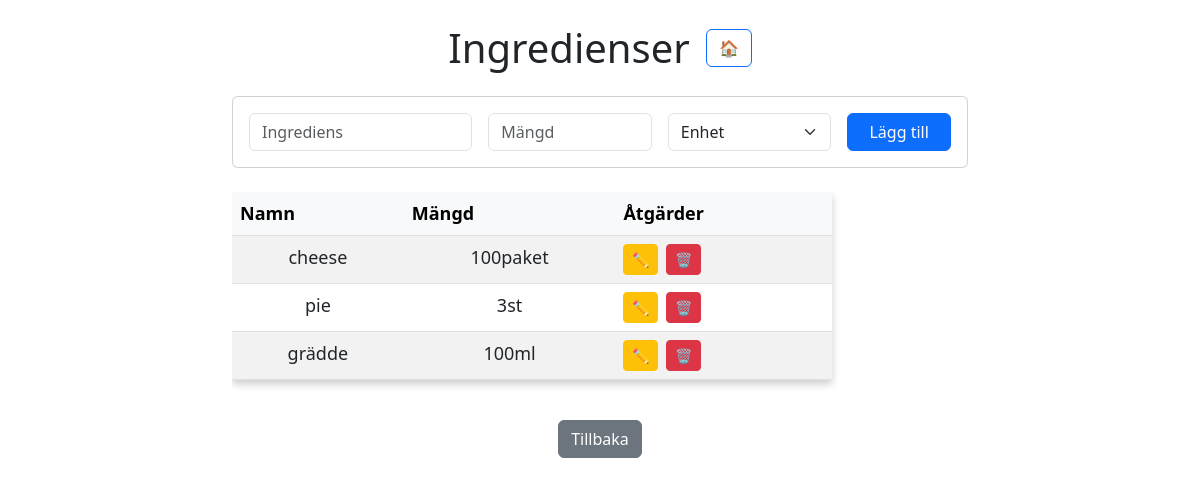
Screenshot of /user/3/recipebank/5/ingredients with the database file from the repository.
### models/ingredient.py (models this page shows)
class Ingredient(db.Model):
    __tablename__ = 'ingredient'
    id = db.Column(db.Integer(), primary_key=True)
    name = db.Column(db.String(200), nullable=False)
    amount = db.Column(db.Integer())
    unit = db.Column(db.String(5))
    recipe_id = db.Column(db.Integer(), db.ForeignKey('recipe.id', ondelete="CASCADE"), nullable=True)
    unitsWeight = {'g':1, 'hg':100, 'kg':1000} #Valid weight units
    unitsVolume = {'krm':1, 'tsk':5, 'msk':15, 'ml':1, 'cl':10, 'dl':100, 'l':1000} #Valid volume units
    unitsDistinct = {'st':1, 'port':1, 'paket':1} #Valid distinct units

### routes/routes.py (the view)
@routes.route('/user/<int:user_id>/recipebank/<int:recipe_id>/ingredients', methods=['GET', 'POST'])
def ingredients(user_id, recipe_id):
    if request.method == 'POST':
        value = request.form.get('action')
        if value == "add":
            ingredient_name = request.form['name']
            ingredient_amount = request.form['amount']
            ingredient_unit = request.form['unit']
            if ingredient_name and ingredient_amount and ingredient_unit:
                return add_ingredient(user_id=user_id, recipe_id=recipe_id, ingredient_name=ingredient_name, amount=ingredient_amount, unit=ingredient_unit)
        elif value == "edit":
            edit_name = request.form['name']
            edit_amount = request.form['amount']
            edit_unit = request.form['unit']
            ingredient_id = request.form['ingredient_id']
            edit_ingredient(edit_name, edit_amount, edit_unit, ingredient_id=ingredient_id)
        elif value in Ingredient.unitsWeight.keys() or value in Ingredient.unitsVolume.keys() or value in Ingredient.unitsDistinct.keys():
            return change_unit(user_id, recipe_id=recipe_id, newUnit=value, ingredient_id=request.form.get('ingredient_id'))
        elif value == "remove":
            return remove_ingredient(user_id, recipe_id, request.form.get('ingredient_id'))
        return redirect(f'/user/{user_id}/recipebank/{recipe_id}/ingredients')
    else:
        user = User.query.get(user_id) # Find the user by ID
        recipe = Recipe.query.get(recipe_id) # Find the recipe by ID
        if not recipe:
            return "Recipe not found", 404  # Handle invalid recipe
        if not user:
            return "User not found", 404 # Handle invalid user
        ingredients = Ingredient.query.filter_by(recipe_id=recipe.id).all()  # Get only this user's recipes
        return render_template('ingredients.html',
                               ingredients=ingredients,
                               recipe=recipe,
                               user=user)

### routes/routes.py (called while the page is built)
@routes.before_request
def track_history():
    if 'history' not in session:
        session['history'] = []
    if request.method == 'GET' and request.endpoint not in ('static',):
        current_url = request.path  # only the path, not full URL
        history = session['history']
        if not history or history[-1] != current_url:
            history.append(current_url)
        if len(history) > 10:
            history.pop(0)
    session.modified = True  # Ensure changes are saved

@routes.context_processor
def inject_back_url():
    history = session.get('history', [])
    if len(history) >= 2:
        back_url = history[-2]
    else:
        back_url = url_for('routes.index')
    return dict(back_url=back_url)

### templates/ingredients.html (shortened to what this page needs)
{% extends 'base.html' %}
{% block body %}
<div class="container mt-4">
    <div class="d-flex justify-content-center align-items-center mb-4 gap-3 flex-wrap">
        <h1 class="mb-0 text-center">Ingredienser</h1>
        <a href="{{ url_for('routes.index') }}" class="btn btn-outline-primary">🏠</a>
      </div>
    <div class="row justify-content-center">
        <div class="col-md-8">
            <div class="card mb-4">
                <div class="card-body">
                    <form action="/user/{{user.id}}/recipebank/{{recipe.id}}/ingredients" method="POST" class="row g-3">
                        <div class="col-md-4">
                            <input type="text" class="form-control" name="name" placeholder="Ingrediens" required>
                        </div>
                        <div class="col-md-3">
                            <input type="text" class="form-control" name="amount" placeholder="Mängd" required>
                        </div>
                        <div class="col-md-3">
                            <select class="form-select unit-select" name="unit" required>
                                <option value="" disabled selected>Enhet</option>
                            </select>
                        </div>
                        <div class="col-md-2">
                            <button type="submit" name="action" value="add" class="btn btn-primary w-100">
                                Lägg till
                            </button>
                        </div>
                    </form>
                </div>
            </div>
            {% if ingredients|length < 1 %}
                <div class="alert alert-info text-center">
                    Inga tillagda ingredienser
                </div>
            {% else %}
                <div class="table-responsive mb-4">
                    <table class="table table-striped table-hover">
                        <thead class="table-light">
                            <tr>
                                <th>Namn</th>
                                <th>Mängd</th>
                                <th>Åtgärder</th>
                            </tr>
                        </thead>
                        <tbody>
                            {% for ingredient in ingredients %}
                                <tr>
                                    <td>{{ ingredient.name }}</td>
                                    <td>{{ ingredient.amount }}{{ ingredient.unit }}</td>
                                    <td>
                                        <div class="action-buttons">
                                            <form id="submit-form" method="POST" action="">
                                                <button
                                                    type="button"
                                                    onclick="openModal('{{ ingredient.name }}', '{{ ingredient.amount }}', '{{ ingredient.unit }}', '{{ ingredient.id}}')"
                                                    class="btn btn-sm btn-warning">
                                                    ✏️
                                                </button>
                                            </form>
                                            <form action="/user/{{user.id}}/recipebank/{{recipe.id}}/ingredients" method="POST" class="d-inline">
                                                <button
                                                    type="submit"
                                                    name="action"
                                                    value="remove"
                                                    class="btn btn-sm btn-danger">
                                                    🗑️
                                                </button>
                                            </form>
                                        </div>
                                    </td>
                                </tr>
                            {% endfor %}
                        </tbody>
                    </table>
                </div>
            {% endif %}
            <div class="text-center">
                <a href="{{ url_for('routes.go_back') }}" class="btn btn-secondary">
                    Tillbaka
                </a>
            </div>
        </div>
    </div>
</div>
{% endblock %}

### static/css/main.css (style rules this page uses)
body { margin: 0; font-family: sans-serif; }
table { width: 80%; max-width: 600px; border-collapse: collapse; background-color: #f8f9fa; box-shadow: 0 4px 8px rgba(0, 0, 0, 0.2); }
th, td { border: 2px solid #000; padding: 12px; text-align: center; font-size: 18px; }
th { background-color: #343a40; color: white; }
tr:nth-child(even) { background-color: #e9ecef; }

### templates/ingredients.html (style rules this page uses)
.unit-select { width: 180px; }
.action-buttons { display: flex; gap: 8px; flex-wrap: wrap; }

### rows the page displays
Ingredient: name "cheese", amount "100", unit "paket"
Ingredient: name "pie", amount "3", unit "st"
Ingredient: name "grädde", amount "100", unit "ml"
